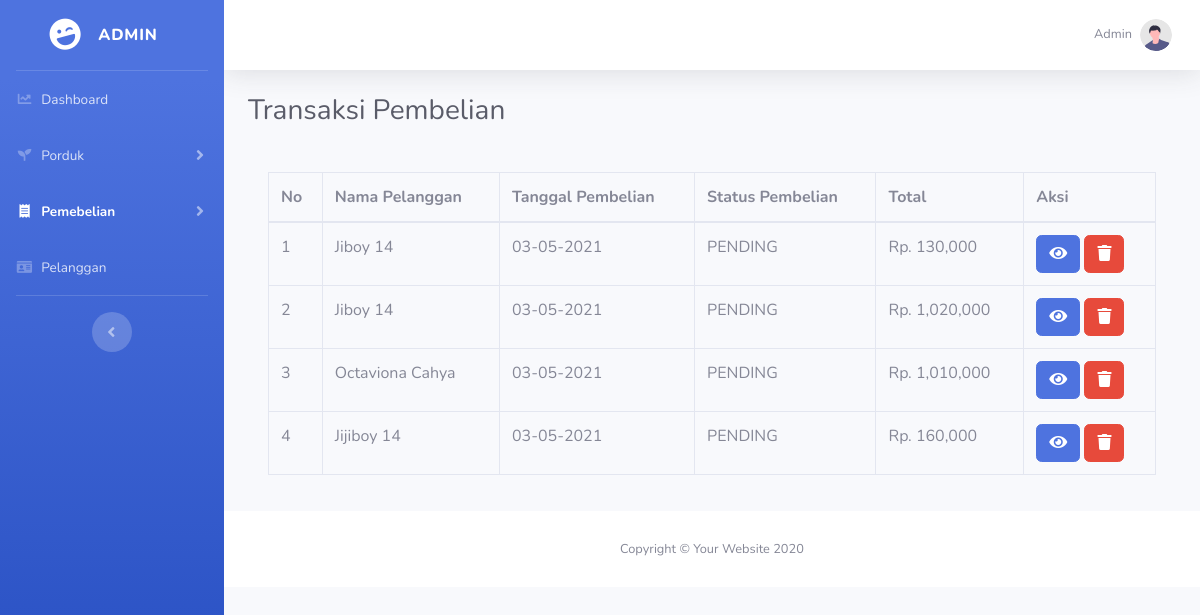
Page /admin/pembelian.php on the committed database.
### tables this page shows
CREATE TABLE `pembelian` (
  `id_pembelian` int(5) NOT NULL,
  `id_pelanggan` int(5) NOT NULL,
  `id_ongkir` int(5) NOT NULL,
  `tanggal_pembelian` date NOT NULL,
  `total_pembelian` int(11) NOT NULL,
  `nama_kota` varchar(100) NOT NULL,
  `kode_pos` int(7) NOT NULL,
  `tarif` int(5) NOT NULL,
  `alamat_pengiriman` varchar(100) NOT NULL,
  `email` varchar(30) NOT NULL,
  `telpon` varchar(20) NOT NULL,
  `status_pembelian` varchar(20) NOT NULL DEFAULT 'PENDING',
  `resi_pengiriman` varchar(20) NOT NULL
);

CREATE TABLE `pelanggan` (
  `id_pelanggan` int(5) NOT NULL,
  `email_pelanggan` varchar(30) NOT NULL,
  `password_pelanggan` varchar(255) NOT NULL,
  `nama_pelanggan` varchar(50) NOT NULL,
  `telpon_pelanggan` varchar(20) NOT NULL
);

### admin/pembelian.php (the view, shortened to what this page needs)
<?php include('../koneksi1.php')?>
<!DOCTYPE html>
<html lang="en">
<head>
</head>
<body id="page-top">
    <div id="wrapper">
    <?php include('sidebar/sidebar_pembelian.php');?>
        <div id="content-wrapper" class="d-flex flex-column">
        <?php include('topbar.php');?>
            <div id="content">
                <div class="container-fluid">
                <div class="d-sm-flex align-items-center justify-content-between mb-4">
                    <h1 class="h3 mb-0 text-gray-800">Transaksi Pembelian</h1>
                </div>
                    <div class="card-body">
                        <div class="table-responsive">
                            <table class="table table-bordered" width="100%" cellspacing="0">
                                <thead>
                                    <tr>
                                        <th>No</th>
                                        <th>Nama Pelanggan</th>
                                        <th>Tanggal Pembelian</th>
                                        <th>Status Pembelian</th>
                                        <th>Total</th>
                                        <th>Aksi</th>
                                    </tr>
                                </thead>
                                <tbody>
                                <?php $nomor=1; ?>
                                <?php $ambil=$koneksi1->query("SELECT * FROM pembelian JOIN pelanggan ON pembelian.id_pelanggan=pelanggan.id_pelanggan"); ?>
                                <?php while($pecah = $ambil ->fetch_assoc()){ ?>
                                <?php $tanggal = $pecah['tanggal_pembelian']?>
                                    <tr>
                                        <td><?php echo $nomor; ?></td>
                                        <td><?php echo $pecah['nama_pelanggan']; ?></td>
                                        <td><?php echo date('d-m-Y',strtotime($tanggal)); ?></td>
                                        <td><?php echo $pecah['status_pembelian']; ?></td>
                                        <td>Rp. <?php echo number_format ($pecah['total_pembelian']); ?></td>
                                        <td>
                                            <a href="detail_pembelian.php?id=<?php echo $pecah['id_pembelian']?>" class="btn btn-primary">
                                                <i class="fa fa-eye"></i>
                                            </a>
                                            <a href="hapus_pembelian.php?id=<?php echo $pecah['id_pembelian']?>" class="btn btn-danger">
                                                <i class="fa fa-trash"></i>
                                            </a>
                                        </td>
                                    </tr>
                                    <?php $nomor++; ?>
                                    <?php } ?>
                                </tbody>
                            </table>
                        </div>
                    </div>
            </div>
            <?php include('footer.php');?>
        </div>
    </div>
</body>
</html>

### rows in the picture
pembelian: id_pelanggan.nama_pelanggan "Jiboy 14", tanggal_pembelian "03-05-2021", status_pembelian "PENDING", total_pembelian "130,000"
pembelian: id_pelanggan.nama_pelanggan "Jiboy 14", tanggal_pembelian "03-05-2021", status_pembelian "PENDING", total_pembelian "1,020,000"
pembelian: id_pelanggan.nama_pelanggan "Octaviona Cahya", tanggal_pembelian "03-05-2021", status_pembelian "PENDING", total_pembelian "1,010,000"
pembelian: id_pelanggan.nama_pelanggan "Jijiboy 14", tanggal_pembelian "03-05-2021", status_pembelian "PENDING", total_pembelian "160,000"
